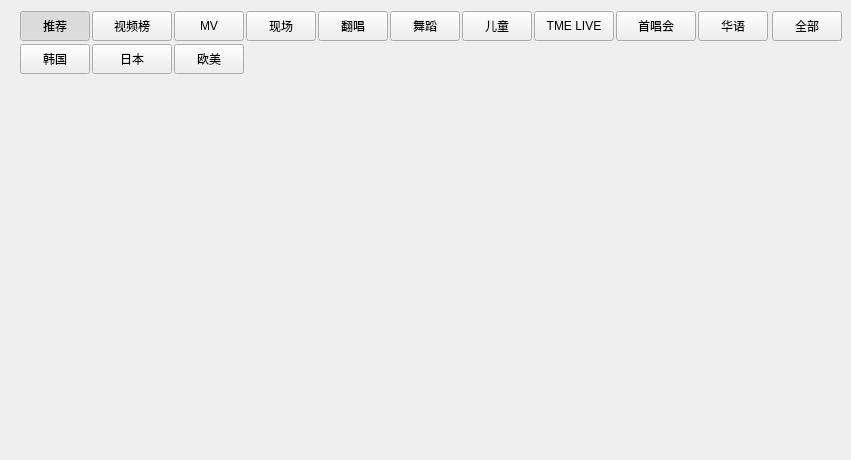
<?xml version="1.0" encoding="UTF-8"?>
<ui version="4.0">
 <class>VideoWidget</class>
 <widget class="QWidget" name="VideoWidget">
  <property name="geometry">
   <rect>
    <x>0</x>
    <y>0</y>
    <width>851</width>
    <height>460</height>
   </rect>
  </property>
  <property name="windowTitle">
   <string>VideoWidget</string>
  </property>
  <layout class="QVBoxLayout" name="verticalLayout_3">
   <property name="spacing">
    <number>0</number>
   </property>
   <property name="leftMargin">
    <number>0</number>
   </property>
   <property name="rightMargin">
    <number>0</number>
   </property>
   <property name="bottomMargin">
    <number>0</number>
   </property>
   <item>
    <widget class="QWidget" name="title_widget1" native="true">
     <property name="sizePolicy">
      <sizepolicy hsizetype="Expanding" vsizetype="Preferred">
       <horstretch>0</horstretch>
       <verstretch>0</verstretch>
      </sizepolicy>
     </property>
     <layout class="QHBoxLayout" name="horizontalLayout">
      <property name="spacing">
       <number>2</number>
      </property>
      <property name="leftMargin">
       <number>20</number>
      </property>
      <property name="topMargin">
       <number>0</number>
      </property>
      <property name="bottomMargin">
       <number>3</number>
      </property>
      <item>
       <widget class="QPushButton" name="recommend_pushButton">
        <property name="sizePolicy">
         <sizepolicy hsizetype="Fixed" vsizetype="Fixed">
          <horstretch>0</horstretch>
          <verstretch>0</verstretch>
         </sizepolicy>
        </property>
        <property name="minimumSize">
         <size>
          <width>70</width>
          <height>30</height>
         </size>
        </property>
        <property name="maximumSize">
         <size>
          <width>70</width>
          <height>30</height>
         </size>
        </property>
        <property name="cursor">
         <cursorShape>PointingHandCursor</cursorShape>
        </property>
        <property name="text">
         <string>推荐</string>
        </property>
        <property name="checkable">
         <bool>true</bool>
        </property>
        <property name="checked">
         <bool>true</bool>
        </property>
       </widget>
      </item>
      <item>
       <widget class="QPushButton" name="video_rank_pushButton">
        <property name="sizePolicy">
         <sizepolicy hsizetype="Fixed" vsizetype="Fixed">
          <horstretch>0</horstretch>
          <verstretch>0</verstretch>
         </sizepolicy>
        </property>
        <property name="minimumSize">
         <size>
          <width>80</width>
          <height>30</height>
         </size>
        </property>
        <property name="maximumSize">
         <size>
          <width>80</width>
          <height>30</height>
         </size>
        </property>
        <property name="cursor">
         <cursorShape>PointingHandCursor</cursorShape>
        </property>
        <property name="text">
         <string>视频榜</string>
        </property>
        <property name="checkable">
         <bool>true</bool>
        </property>
       </widget>
      </item>
      <item>
       <widget class="QPushButton" name="MV_pushButton">
        <property name="sizePolicy">
         <sizepolicy hsizetype="Fixed" vsizetype="Fixed">
          <horstretch>0</horstretch>
          <verstretch>0</verstretch>
         </sizepolicy>
        </property>
        <property name="minimumSize">
         <size>
          <width>70</width>
          <height>30</height>
         </size>
        </property>
        <property name="maximumSize">
         <size>
          <width>70</width>
          <height>30</height>
         </size>
        </property>
        <property name="cursor">
         <cursorShape>PointingHandCursor</cursorShape>
        </property>
        <property name="text">
         <string>MV</string>
        </property>
        <property name="checkable">
         <bool>true</bool>
        </property>
       </widget>
      </item>
      <item>
       <widget class="QPushButton" name="site_pushButton">
        <property name="sizePolicy">
         <sizepolicy hsizetype="Fixed" vsizetype="Fixed">
          <horstretch>0</horstretch>
          <verstretch>0</verstretch>
         </sizepolicy>
        </property>
        <property name="minimumSize">
         <size>
          <width>70</width>
          <height>30</height>
         </size>
        </property>
        <property name="maximumSize">
         <size>
          <width>70</width>
          <height>30</height>
         </size>
        </property>
        <property name="cursor">
         <cursorShape>PointingHandCursor</cursorShape>
        </property>
        <property name="text">
         <string>现场</string>
        </property>
        <property name="checkable">
         <bool>true</bool>
        </property>
       </widget>
      </item>
      <item>
       <widget class="QPushButton" name="cover_pushButton">
        <property name="sizePolicy">
         <sizepolicy hsizetype="Fixed" vsizetype="Fixed">
          <horstretch>0</horstretch>
          <verstretch>0</verstretch>
         </sizepolicy>
        </property>
        <property name="minimumSize">
         <size>
          <width>70</width>
          <height>30</height>
         </size>
        </property>
        <property name="maximumSize">
         <size>
          <width>70</width>
          <height>30</height>
         </size>
        </property>
        <property name="cursor">
         <cursorShape>PointingHandCursor</cursorShape>
        </property>
        <property name="text">
         <string>翻唱</string>
        </property>
        <property name="checkable">
         <bool>true</bool>
        </property>
       </widget>
      </item>
      <item>
       <widget class="QPushButton" name="dance_pushButton">
        <property name="sizePolicy">
         <sizepolicy hsizetype="Fixed" vsizetype="Fixed">
          <horstretch>0</horstretch>
          <verstretch>0</verstretch>
         </sizepolicy>
        </property>
        <property name="minimumSize">
         <size>
          <width>70</width>
          <height>30</height>
         </size>
        </property>
        <property name="maximumSize">
         <size>
          <width>70</width>
          <height>30</height>
         </size>
        </property>
        <property name="cursor">
         <cursorShape>PointingHandCursor</cursorShape>
        </property>
        <property name="text">
         <string>舞蹈</string>
        </property>
        <property name="checkable">
         <bool>true</bool>
        </property>
       </widget>
      </item>
      <item>
       <widget class="QPushButton" name="children_pushButton">
        <property name="sizePolicy">
         <sizepolicy hsizetype="Fixed" vsizetype="Fixed">
          <horstretch>0</horstretch>
          <verstretch>0</verstretch>
         </sizepolicy>
        </property>
        <property name="minimumSize">
         <size>
          <width>70</width>
          <height>30</height>
         </size>
        </property>
        <property name="maximumSize">
         <size>
          <width>70</width>
          <height>30</height>
         </size>
        </property>
        <property name="cursor">
         <cursorShape>PointingHandCursor</cursorShape>
        </property>
        <property name="text">
         <string>儿童</string>
        </property>
        <property name="checkable">
         <bool>true</bool>
        </property>
       </widget>
      </item>
      <item>
       <widget class="QPushButton" name="live_pushButton">
        <property name="sizePolicy">
         <sizepolicy hsizetype="Fixed" vsizetype="Fixed">
          <horstretch>0</horstretch>
          <verstretch>0</verstretch>
         </sizepolicy>
        </property>
        <property name="minimumSize">
         <size>
          <width>80</width>
          <height>30</height>
         </size>
        </property>
        <property name="maximumSize">
         <size>
          <width>80</width>
          <height>30</height>
         </size>
        </property>
        <property name="cursor">
         <cursorShape>PointingHandCursor</cursorShape>
        </property>
        <property name="text">
         <string>TME LIVE</string>
        </property>
        <property name="checkable">
         <bool>true</bool>
        </property>
       </widget>
      </item>
      <item>
       <widget class="QPushButton" name="first_concert_pushButton">
        <property name="sizePolicy">
         <sizepolicy hsizetype="Fixed" vsizetype="Fixed">
          <horstretch>0</horstretch>
          <verstretch>0</verstretch>
         </sizepolicy>
        </property>
        <property name="minimumSize">
         <size>
          <width>80</width>
          <height>30</height>
         </size>
        </property>
        <property name="maximumSize">
         <size>
          <width>80</width>
          <height>30</height>
         </size>
        </property>
        <property name="cursor">
         <cursorShape>PointingHandCursor</cursorShape>
        </property>
        <property name="text">
         <string>首唱会</string>
        </property>
        <property name="checkable">
         <bool>true</bool>
        </property>
       </widget>
      </item>
      <item>
       <widget class="QPushButton" name="chinese_language_pushButton">
        <property name="sizePolicy">
         <sizepolicy hsizetype="Fixed" vsizetype="Fixed">
          <horstretch>0</horstretch>
          <verstretch>0</verstretch>
         </sizepolicy>
        </property>
        <property name="minimumSize">
         <size>
          <width>70</width>
          <height>30</height>
         </size>
        </property>
        <property name="maximumSize">
         <size>
          <width>70</width>
          <height>30</height>
         </size>
        </property>
        <property name="cursor">
         <cursorShape>PointingHandCursor</cursorShape>
        </property>
        <property name="text">
         <string>华语</string>
        </property>
        <property name="checkable">
         <bool>true</bool>
        </property>
       </widget>
      </item>
      <item>
       <spacer name="horizontalSpacer_2">
        <property name="orientation">
         <enum>Qt::Horizontal</enum>
        </property>
        <property name="sizeHint" stdset="0">
         <size>
          <width>40</width>
          <height>20</height>
         </size>
        </property>
       </spacer>
      </item>
      <item>
       <widget class="IconBesideTextToolButton" name="all_toolButton">
        <property name="minimumSize">
         <size>
          <width>70</width>
          <height>30</height>
         </size>
        </property>
        <property name="maximumSize">
         <size>
          <width>70</width>
          <height>30</height>
         </size>
        </property>
        <property name="cursor">
         <cursorShape>PointingHandCursor</cursorShape>
        </property>
        <property name="text">
         <string>全部</string>
        </property>
        <property name="checkable">
         <bool>true</bool>
        </property>
       </widget>
      </item>
     </layout>
    </widget>
   </item>
   <item>
    <widget class="QWidget" name="title_widget2" native="true">
     <layout class="QHBoxLayout" name="horizontalLayout_2">
      <property name="spacing">
       <number>2</number>
      </property>
      <property name="leftMargin">
       <number>20</number>
      </property>
      <property name="topMargin">
       <number>0</number>
      </property>
      <property name="rightMargin">
       <number>0</number>
      </property>
      <item>
       <widget class="QPushButton" name="South_Korea_pushButton">
        <property name="sizePolicy">
         <sizepolicy hsizetype="Fixed" vsizetype="Fixed">
          <horstretch>0</horstretch>
          <verstretch>0</verstretch>
         </sizepolicy>
        </property>
        <property name="minimumSize">
         <size>
          <width>70</width>
          <height>30</height>
         </size>
        </property>
        <property name="maximumSize">
         <size>
          <width>70</width>
          <height>30</height>
         </size>
        </property>
        <property name="cursor">
         <cursorShape>PointingHandCursor</cursorShape>
        </property>
        <property name="text">
         <string>韩国</string>
        </property>
        <property name="checkable">
         <bool>true</bool>
        </property>
       </widget>
      </item>
      <item>
       <widget class="QPushButton" name="Japan_pushButton">
        <property name="sizePolicy">
         <sizepolicy hsizetype="Fixed" vsizetype="Fixed">
          <horstretch>0</horstretch>
          <verstretch>0</verstretch>
         </sizepolicy>
        </property>
        <property name="minimumSize">
         <size>
          <width>80</width>
          <height>30</height>
         </size>
        </property>
        <property name="maximumSize">
         <size>
          <width>80</width>
          <height>30</height>
         </size>
        </property>
        <property name="cursor">
         <cursorShape>PointingHandCursor</cursorShape>
        </property>
        <property name="text">
         <string>日本</string>
        </property>
        <property name="checkable">
         <bool>true</bool>
        </property>
       </widget>
      </item>
      <item>
       <widget class="QPushButton" name="American_pushButton">
        <property name="sizePolicy">
         <sizepolicy hsizetype="Fixed" vsizetype="Fixed">
          <horstretch>0</horstretch>
          <verstretch>0</verstretch>
         </sizepolicy>
        </property>
        <property name="minimumSize">
         <size>
          <width>70</width>
          <height>30</height>
         </size>
        </property>
        <property name="maximumSize">
         <size>
          <width>70</width>
          <height>30</height>
         </size>
        </property>
        <property name="cursor">
         <cursorShape>PointingHandCursor</cursorShape>
        </property>
        <property name="text">
         <string>欧美</string>
        </property>
        <property name="checkable">
         <bool>true</bool>
        </property>
       </widget>
      </item>
      <item>
       <spacer name="horizontalSpacer">
        <property name="orientation">
         <enum>Qt::Horizontal</enum>
        </property>
        <property name="sizeHint" stdset="0">
         <size>
          <width>663</width>
          <height>20</height>
         </size>
        </property>
       </spacer>
      </item>
     </layout>
    </widget>
   </item>
   <item>
    <widget class="MyScrollArea" name="scrollArea">
     <property name="frameShape">
      <enum>QFrame::NoFrame</enum>
     </property>
     <property name="horizontalScrollBarPolicy">
      <enum>Qt::ScrollBarAlwaysOff</enum>
     </property>
     <property name="widgetResizable">
      <bool>true</bool>
     </property>
     <widget class="QWidget" name="scrollAreaWidgetContents">
      <property name="geometry">
       <rect>
        <x>0</x>
        <y>0</y>
        <width>851</width>
        <height>379</height>
       </rect>
      </property>
      <layout class="QVBoxLayout" name="verticalLayout_2">
       <property name="spacing">
        <number>0</number>
       </property>
       <property name="leftMargin">
        <number>0</number>
       </property>
       <property name="topMargin">
        <number>0</number>
       </property>
       <property name="rightMargin">
        <number>0</number>
       </property>
       <property name="bottomMargin">
        <number>0</number>
       </property>
       <item>
        <widget class="QWidget" name="table_widget" native="true">
         <layout class="QVBoxLayout" name="verticalLayout">
          <property name="spacing">
           <number>0</number>
          </property>
          <property name="leftMargin">
           <number>0</number>
          </property>
          <property name="topMargin">
           <number>0</number>
          </property>
          <property name="bottomMargin">
           <number>0</number>
          </property>
         </layout>
        </widget>
       </item>
      </layout>
     </widget>
    </widget>
   </item>
  </layout>
 </widget>
 <customwidgets>
  <customwidget>
   <class>IconBesideTextToolButton</class>
   <extends>QToolButton</extends>
   <header>IconBesideTextToolButton.h</header>
  </customwidget>
  <customwidget>
   <class>MyScrollArea</class>
   <extends>QScrollArea</extends>
   <header>MyScrollArea.h</header>
   <container>1</container>
  </customwidget>
 </customwidgets>
 <resources/>
 <connections/>
</ui>
